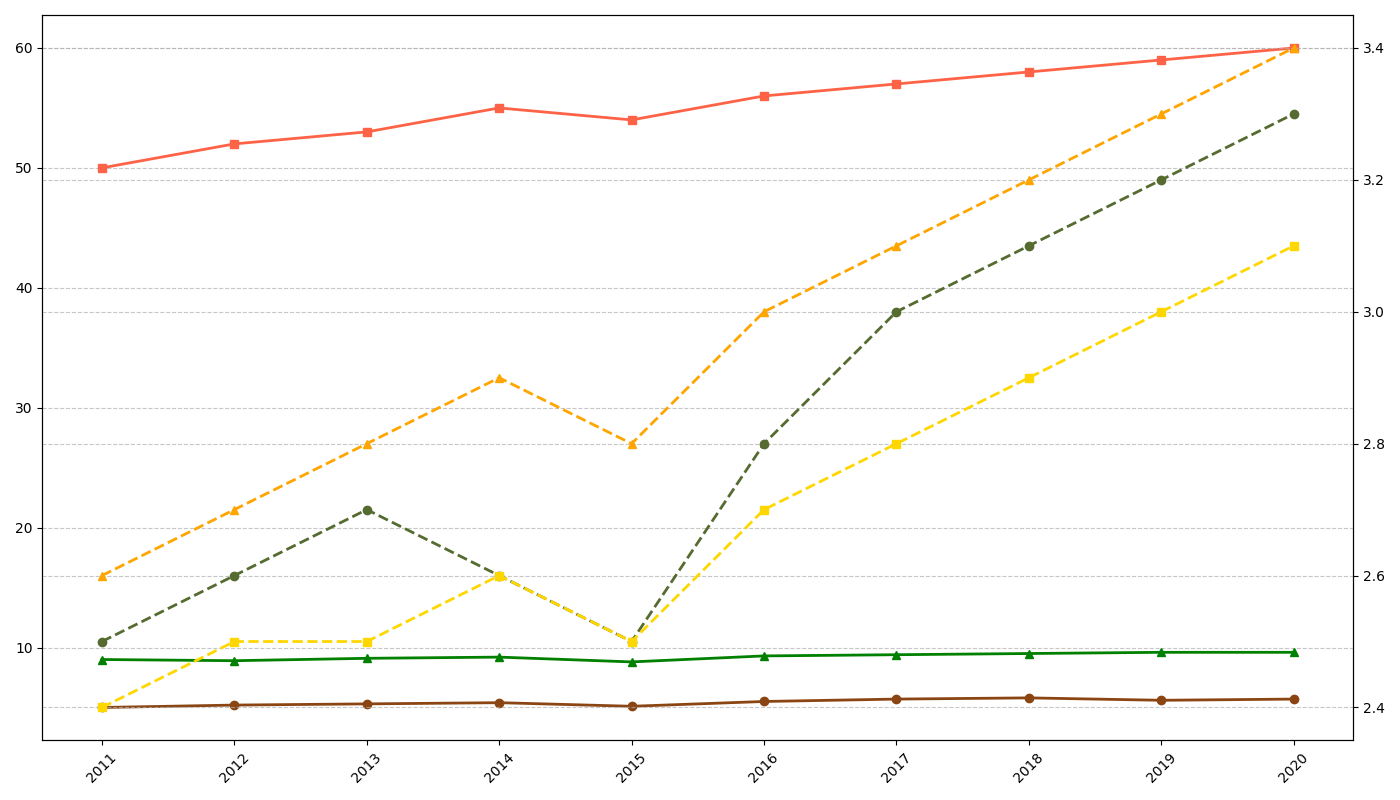

Python code for this plot:
import matplotlib.pyplot as plt
import numpy as np

years = np.arange(2011, 2021)
apples_vitamin_c = np.array([5, 5.2, 5.3, 5.4, 5.1, 5.5, 5.7, 5.8, 5.6, 5.7])
apples_fiber = np.array([2.5, 2.6, 2.7, 2.6, 2.5, 2.8, 3.0, 3.1, 3.2, 3.3])
oranges_vitamin_c = np.array([50, 52, 53, 55, 54, 56, 57, 58, 59, 60])
oranges_fiber = np.array([2.4, 2.5, 2.5, 2.6, 2.5, 2.7, 2.8, 2.9, 3.0, 3.1])
bananas_vitamin_c = np.array([9, 8.9, 9.1, 9.2, 8.8, 9.3, 9.4, 9.5, 9.6, 9.6])
bananas_fiber = np.array([2.6, 2.7, 2.8, 2.9, 2.8, 3.0, 3.1, 3.2, 3.3, 3.4])

fig, ax1 = plt.subplots(figsize=(14, 8))

ax1.plot(years, apples_vitamin_c, color='#8B4513', marker='o', linestyle='-', linewidth=2)
ax1.plot(years, oranges_vitamin_c, color='#FF6347', marker='s', linestyle='-', linewidth=2)
ax1.plot(years, bananas_vitamin_c, color='#008000', marker='^', linestyle='-', linewidth=2)

ax2 = ax1.twinx()
ax2.plot(years, apples_fiber, color='#556B2F', marker='o', linestyle='--', linewidth=2)
ax2.plot(years, oranges_fiber, color='#FFD700', marker='s', linestyle='--', linewidth=2)
ax2.plot(years, bananas_fiber, color='#FFA500', marker='^', linestyle='--', linewidth=2)

ax1.set_xticks(years)
ax1.set_xticklabels(years, rotation=45)
ax1.yaxis.grid(True, linestyle='--', alpha=0.7)
ax2.yaxis.grid(True, linestyle='--', alpha=0.7)

plt.tight_layout()
plt.show()
